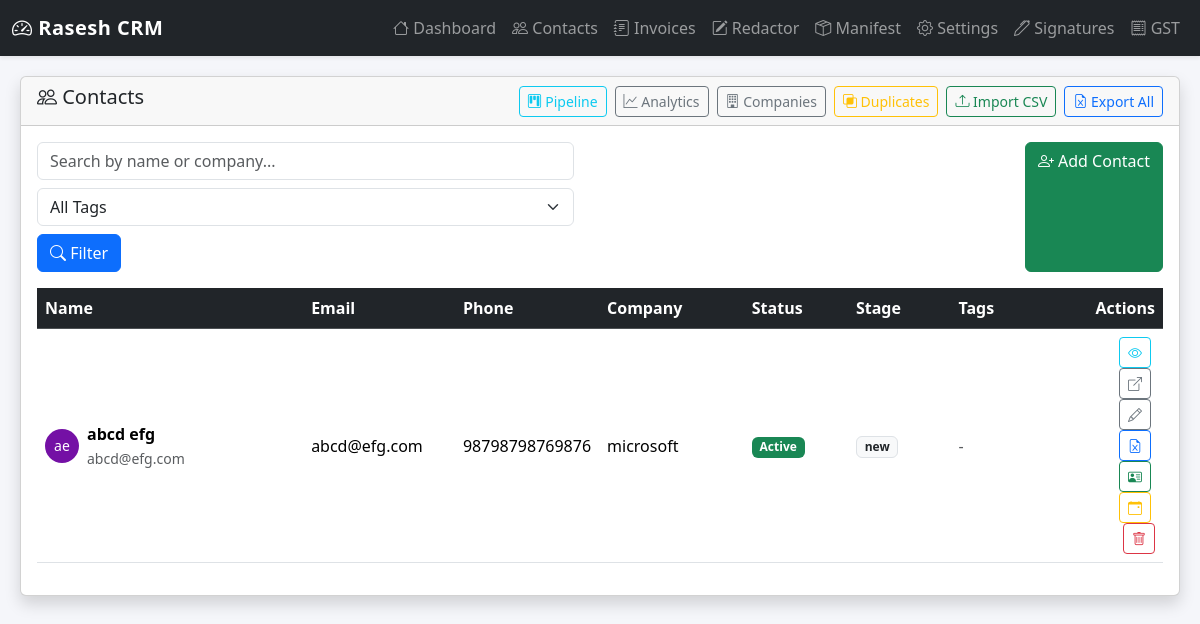
/contacts/, run on the app's committed database.
### tables this page shows
CREATE TABLE contacts (
                id INTEGER PRIMARY KEY AUTOINCREMENT,
                name TEXT,
                phone TEXT,
                email TEXT,
                address TEXT
            , first_name_contact TEXT, last_name_contact TEXT, email_contact TEXT, phone_contact TEXT, company_contact TEXT, position_contact TEXT, address_contact TEXT, notes_contact TEXT, website_contact TEXT, business_card_front_contact TEXT, business_card_back_contact TEXT, face_image_contact TEXT, company_logo_contact TEXT, status TEXT DEFAULT "active", pipeline_stage TEXT DEFAULT "new");

### app/contacts.py (the view, shortened to what this page needs)
@contacts_bp.route("/")
def contacts_list():
    search = request.args.get("search", "").strip()
    tag_filter = request.args.get("tag", "").strip()
    with get_conn() as conn:
        c = conn.cursor()
        base_query = """
            SELECT id, first_name_contact, last_name_contact,
                   email_contact, phone_contact, company_contact, position_contact,
                   status, pipeline_stage
            FROM contacts
        """
        params = []
        where_clauses = []
        if where_clauses:
            base_query += " WHERE " + " AND ".join(where_clauses)
        base_query += " ORDER BY contacts.id DESC"
        rows = c.execute(base_query, tuple(params)).fetchall()
    contacts = []
    for r in rows:
        tags = get_tags_for_contact(r["id"])
        status = r["status"] if "status" in r.keys() else "active"
        stage = r["pipeline_stage"] if "pipeline_stage" in r.keys() else "new"
        contacts.append(
            {
                "id": r["id"],
                "first": r["first_name_contact"] or "",
                "last": r["last_name_contact"] or "",
                "email": r["email_contact"] or "",
                "phone": r["phone_contact"] or "",
                "company": r["company_contact"] or "",
                "position": r["position_contact"] or "",
                "tags": tags,
                "status": status,
                "stage": stage,
                "avatar_color": avatar_color(f"{r['first_name_contact']} {r['last_name_contact']}")
            }
        )
    all_tags = get_all_tags()
    return render_template(
        "contacts/list.html",
        contacts=contacts,
        search=search,
        tag_filter=tag_filter,
        all_tags=all_tags
    )

### app/contacts.py (called while the page is built)
def get_conn():
    db_path = current_app.config["DATABASE"]
    conn = sqlite3.connect(db_path)
    conn.row_factory = sqlite3.Row
    ensure_contact_extra_tables(conn)
    return conn

def avatar_color(name):
    if not name:
        return "#6c757d"  # fallback gray
    h = hashlib.md5(name.encode()).hexdigest()
    r = int(h[:2], 16)
    g = int(h[2:4], 16)
    b = int(h[4:6], 16)
    return f"rgb({r},{g},{b})"

def get_tags_for_contact(contact_id):
    with get_conn() as conn:
        c = conn.cursor()
        rows = c.execute("""
            SELECT t.name
            FROM contact_tags t
            JOIN contact_tag_map m ON m.tag_id = t.id
            WHERE m.contact_id = ?
            ORDER BY t.name
        """, (contact_id,)).fetchall()
    return [r["name"] for r in rows]

def get_all_tags():
    with get_conn() as conn:
        c = conn.cursor()
        rows = c.execute("SELECT name FROM contact_tags ORDER BY name").fetchall()
    return [r["name"] for r in rows]

### templates/contacts/list.html (shortened to what this page needs)
{% extends 'base.html' %}
{% block content %}
<div class="card shadow">
  <div class="card-header d-flex justify-content-between align-items-center">
    <h5><i class="bi bi-people"></i> Contacts</h5>
    <div class="d-flex gap-2">
      <a href="{{ url_for('contacts.pipeline_board') }}" class="btn btn-outline-info btn-sm">
        <i class="bi bi-kanban"></i> Pipeline
      </a>
      <a href="{{ url_for('contacts.analytics') }}" class="btn btn-outline-secondary btn-sm">
        <i class="bi bi-graph-up"></i> Analytics
      </a>
      <a href="{{ url_for('contacts.companies') }}" class="btn btn-outline-secondary btn-sm">
        <i class="bi bi-building"></i> Companies
      </a>
      <a href="{{ url_for('contacts.duplicates') }}" class="btn btn-outline-warning btn-sm">
        <i class="bi bi-intersect"></i> Duplicates
      </a>
      <a href="{{ url_for('contacts.import_contacts') }}" class="btn btn-outline-success btn-sm">
        <i class="bi bi-upload"></i> Import CSV
      </a>
      <a href="{{ url_for('contacts.export_all_contacts') }}" class="btn btn-outline-primary btn-sm">
        <i class="bi bi-file-earmark-excel"></i> Export All
      </a>
    </div>
  </div>
  <div class="card-body">
    <div class="d-flex justify-content-between flex-wrap mb-3 gap-2">
      <form method="get" class="d-flex flex-wrap gap-2">
        <input type="text"
               name="search"
               class="form-control"
               style="min-width: 220px;"
               placeholder="Search by name or company..."
               value="{{ search }}">
        <select name="tag" class="form-select" style="min-width: 180px;">
          <option value="">All Tags</option>
        </select>
        <button class="btn btn-primary">
          <i class="bi bi-search"></i> Filter
        </button>
      </form>
      <a href="{{ url_for('contacts.contacts_add') }}" class="btn btn-success">
        <i class="bi bi-person-plus"></i> Add Contact
      </a>
    </div>
    <table class="table table-hover align-middle">
      <thead class="table-dark">
        <tr>
          <th style="width: 26%;">Name</th>
          <th style="width: 14%;">Email</th>
          <th style="width: 12%;">Phone</th>
          <th style="width: 14%;">Company</th>
          <th style="width: 10%;">Status</th>
          <th style="width: 10%;">Stage</th>
          <th style="width: 14%;">Tags</th>
          <th class="text-end" style="width: 20%;">Actions</th>
        </tr>
      </thead>
      <tbody>
        {% for c in contacts %}
        <tr>
          <td>
            <div class="d-flex align-items-center">
              <div class="rounded-circle text-white d-flex justify-content-center align-items-center me-2"
                   style="
                     width: 34px;
                     height: 34px;
                     font-size: 14px;
                     background: {{ c.avatar_color }};
                   ">
                {{ c.first[:1] }}{{ c.last[:1] }}
              </div>
              <div>
                <div class="fw-semibold">{{ c.first }} {{ c.last }}</div>
                {% if c.email %}
                  <small class="text-muted">{{ c.email }}</small>
                {% endif %}
              </div>
            </div>
          </td>
          <td>{{ c.email or '-' }}</td>
          <td>{{ c.phone or '-' }}</td>
          <td>{{ c.company or '-' }}</td>
          <td>
            {% set s = c.status or 'active' %}
            {% if s == 'active' %}
              <span class="badge bg-success">Active</span>
            {% elif s == 'lead' %}
              <span class="badge bg-info text-dark">Lead</span>
            {% elif s == 'customer' %}
              <span class="badge bg-primary">Customer</span>
            {% elif s == 'inactive' %}
              <span class="badge bg-secondary">Inactive</span>
            {% else %}
              <span class="badge bg-dark">{{ s }}</span>
            {% endif %}
          </td>
          <td>
            <span class="badge bg-light text-dark border">
              {{ c.stage or 'new' }}
            </span>
          </td>
          <td>
            {% if c.tags %}
              {% for t in c.tags %}
                <span class="badge bg-secondary">{{ t }}</span>
              {% endfor %}
            {% else %}
              <span class="text-muted">-</span>
            {% endif %}
          </td>
          <td class="text-end">
            <button type="button"
                    class="btn btn-sm btn-outline-info me-1"
                    onclick="openContactModal({{ c.id }})">
              <i class="bi bi-eye"></i>
            </button>
            <a href="{{ url_for('contacts.view_contact', id=c.id) }}"
               class="btn btn-sm btn-outline-secondary me-1">
              <i class="bi bi-box-arrow-up-right"></i>
            </a>
            <a href="{{ url_for('contacts.contacts_edit', id=c.id) }}"
               class="btn btn-sm btn-outline-secondary me-1">
              <i class="bi bi-pencil"></i>
            </a>
            <a href="{{ url_for('contacts.export_contact', id=c.id) }}"
               class="btn btn-sm btn-outline-primary me-1">
              <i class="bi bi-file-earmark-excel"></i>
            </a>
            <a href="{{ url_for('contacts.export_vcard', id=c.id) }}"
               class="btn btn-sm btn-outline-success me-1">
              <i class="bi bi-person-vcard"></i>
            </a>
            <a href="{{ url_for('contacts.export_ics', id=c.id) }}"
               class="btn btn-sm btn-outline-warning me-1">
              <i class="bi bi-calendar-event"></i>
            </a>
            <form method="POST"
                  action="{{ url_for('contacts.contacts_delete', id=c.id) }}"
                  style="display:inline;"
                  onsubmit="return confirm('Delete this contact?');">
              <button class="btn btn-sm btn-outline-danger">
                <i class="bi bi-trash"></i>
              </button>
            </form>
          </td>
        </tr>
        {% endfor %}
      </tbody>
    </table>
  </div>
</div>
{% endblock %}

### templates/base.html (style rules this page uses)
body { background-color: #f5f6fa; }

### data on the page
contacts: first_name_contact "a", last_name_contact "e", first "abcd", last "efg", email "abcd@efg.com", email_contact "abcd@efg.com", phone_contact "98798798769876", company_contact "microsoft", status "Active", pipeline_stage "new"
